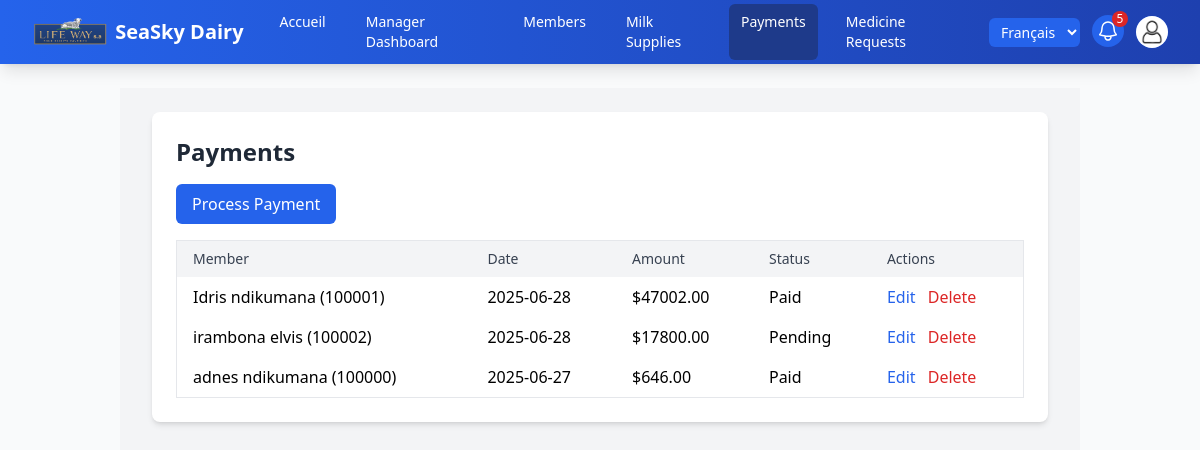
Page /payments/ (signed in) on the committed database.
### supply/models.py (models this page shows, shortened)
class Payment(models.Model):
    member = models.ForeignKey(Member, on_delete=models.CASCADE, related_name="payments")
    milk_supply = models.ManyToManyField(MilkSupply, related_name="payments")
    amount = models.DecimalField(
        max_digits=10, decimal_places=2, validators=[MinValueValidator(0.01)]
    )
    payment_date = models.DateField(default=timezone.now)
    status = models.CharField(max_length=20, choices=[
        ('PENDING', 'Pending'),
        ('PAID', 'Paid'),
        ('OVERDUE', 'Overdue')
    ], default='PENDING')
    transaction_id = models.CharField(max_length=50, blank=True, null=True)
    notified = models.BooleanField(default=False)
    class Meta:
        indexes = [
            models.Index(fields=['member', 'payment_date']),
            models.Index(fields=['status']),
        ]

class Member(models.Model):
    user = models.OneToOneField(User, on_delete=models.CASCADE, related_name="member_profile")
    cooperative = models.ForeignKey(Cooperative, on_delete=models.SET_NULL, null=True, blank=True, related_name="members")
    first_name = models.CharField(max_length=50)
    last_name = models.CharField(max_length=50)
    member_id = models.IntegerField(unique=True, editable=False)
    contact_number = models.CharField(max_length=15, blank=True)
    email = models.EmailField(blank=True, null=True)
    joined_date = models.DateField(default=timezone.now)
    def __str__(self):
        return f"{self.first_name} {self.last_name} ({self.member_id})"
    @property
    def full_name(self):
        return f"{self.first_name} {self.last_name}".strip()
    class Meta:
        indexes = [
            models.Index(fields=['member_id']),
            models.Index(fields=['cooperative']),
        ]

### supply/views.py (the view)
# urls.py: path('payments/', views.payment_list, name='payment_list'),
@login_required
def payment_list(request):
    payments = (Payment.objects.filter(member__in=members_visible_to(request.user))
                .select_related('member').order_by('-payment_date'))
    return render(request, 'payment_list.html', {'payments': payments})

### supply/context_processors.py (called while the page is built)
def notifications(request):
    user = getattr(request, 'user', None)
    if user is None or not user.is_authenticated:
        return {}
    requests = MedicineRequest.objects.filter(status='PENDING')
    if user.role == 'MANAGER':
        profile = get_member_profile(user)
        requests = requests.filter(member__cooperative=profile.cooperative if profile else None)
    elif user.role != 'ADMIN':
        profile = get_member_profile(user)
        requests = requests.filter(member=profile) if profile else requests.none()
    return {'pending_request_count': requests.count()}

### supply/forms.py (called while the page is built)
def get_member_profile(user):
    if user is None or not user.is_authenticated:
        return None
    try:
        return user.member_profile
    except Member.DoesNotExist:
        return None

def members_visible_to(user):
    if user is None or not user.is_authenticated:
        return Member.objects.none()
    if user.role == 'ADMIN':
        return Member.objects.all()
    profile = get_member_profile(user)
    if profile is None:
        return Member.objects.none()
    if user.role == 'MANAGER' and profile.cooperative:
        return Member.objects.filter(cooperative=profile.cooperative)
    return Member.objects.filter(pk=profile.pk)

### supply/templates/payment_list.html (shortened to what this page needs)
{% extends 'base.html' %}
{% block content %}
<div class="min-h-screen bg-gray-100 py-6 px-4">
    <div class="max-w-4xl mx-auto bg-white p-6 rounded-lg shadow-md animate-fade-in">
        <h1 class="text-2xl font-bold text-gray-800 mb-4">Payments</h1>
        {% if user.role == 'ADMIN' or user.role == 'MANAGER' %}
        <div class="mb-4">
            <a href="{% url 'payment_create' %}" class="inline-block bg-blue-600 text-white px-4 py-2 rounded-md hover:bg-blue-700 hover:scale-105 transition-transform">Process Payment</a>
        </div>
        {% endif %}
        <div class="overflow-x-auto">
            <table class="min-w-full bg-white border rounded-lg">
                <thead class="bg-gray-100">
                    <tr>
                        <th class="px-4 py-2 text-left text-sm font-medium text-gray-700">Member</th>
                        <th class="px-4 py-2 text-left text-sm font-medium text-gray-700">Date</th>
                        <th class="px-4 py-2 text-left text-sm font-medium text-gray-700">Amount</th>
                        <th class="px-4 py-2 text-left text-sm font-medium text-gray-700">Status</th>
                        {% if user.role == 'ADMIN' or user.role == 'MANAGER' %}
                        <th class="px-4 py-2 text-left text-sm font-medium text-gray-700">Actions</th>
                        {% endif %}
                    </tr>
                </thead>
                <tbody>
                    {% for payment in payments %}
                    <tr class="hover:bg-gray-50">
                        <td class="px-4 py-2">{{ payment.member }}</td>
                        <td class="px-4 py-2">{{ payment.payment_date|date:"Y-m-d" }}</td>
                        <td class="px-4 py-2">${{ payment.amount|floatformat:2 }}</td>
                        <td class="px-4 py-2">{{ payment.get_status_display }}</td>
                        {% if user.role == 'ADMIN' or user.role == 'MANAGER' %}
                        <td class="px-4 py-2">
                            <a href="{% url 'payment_update' payment.pk %}" class="text-blue-600 hover:underline">Edit</a>
                            <a href="{% url 'payment_delete' payment.pk %}" class="text-red-600 hover:underline ml-2">Delete</a>
                        </td>
                        {% endif %}
                    </tr>
                    {% empty %}
                    <tr>
                        <td colspan="{% if user.role == 'ADMIN' or user.role == 'MANAGER' %}5{% else %}4{% endif %}" class="px-4 py-2 text-center text-gray-500">No payments found.</td>
                    </tr>
                    {% endfor %}
                </tbody>
            </table>
        </div>
    </div>
</div>
{% endblock %}

### supply/templates/payment_list.html (style rules this page uses)
.animate-fade-in { animation: fade-in 0.3s ease-in-out; }

### supply/templates/base.html (style rules this page uses)
.animate-fade-in { animation: fade-in 0.5s ease-in-out; }

### rows in the picture
Payment: member "Idris ndikumana (100001)", payment_date "2025-06-28", amount "47002.00", status "Paid"
Payment: member "irambona elvis (100002)", payment_date "2025-06-28", amount "17800.00", status "Pending"
Payment: member "adnes ndikumana (100000)", payment_date "2025-06-27", amount "646.00", status "Paid"

### other values in the picture
{{ pending_request_count }} "5"
